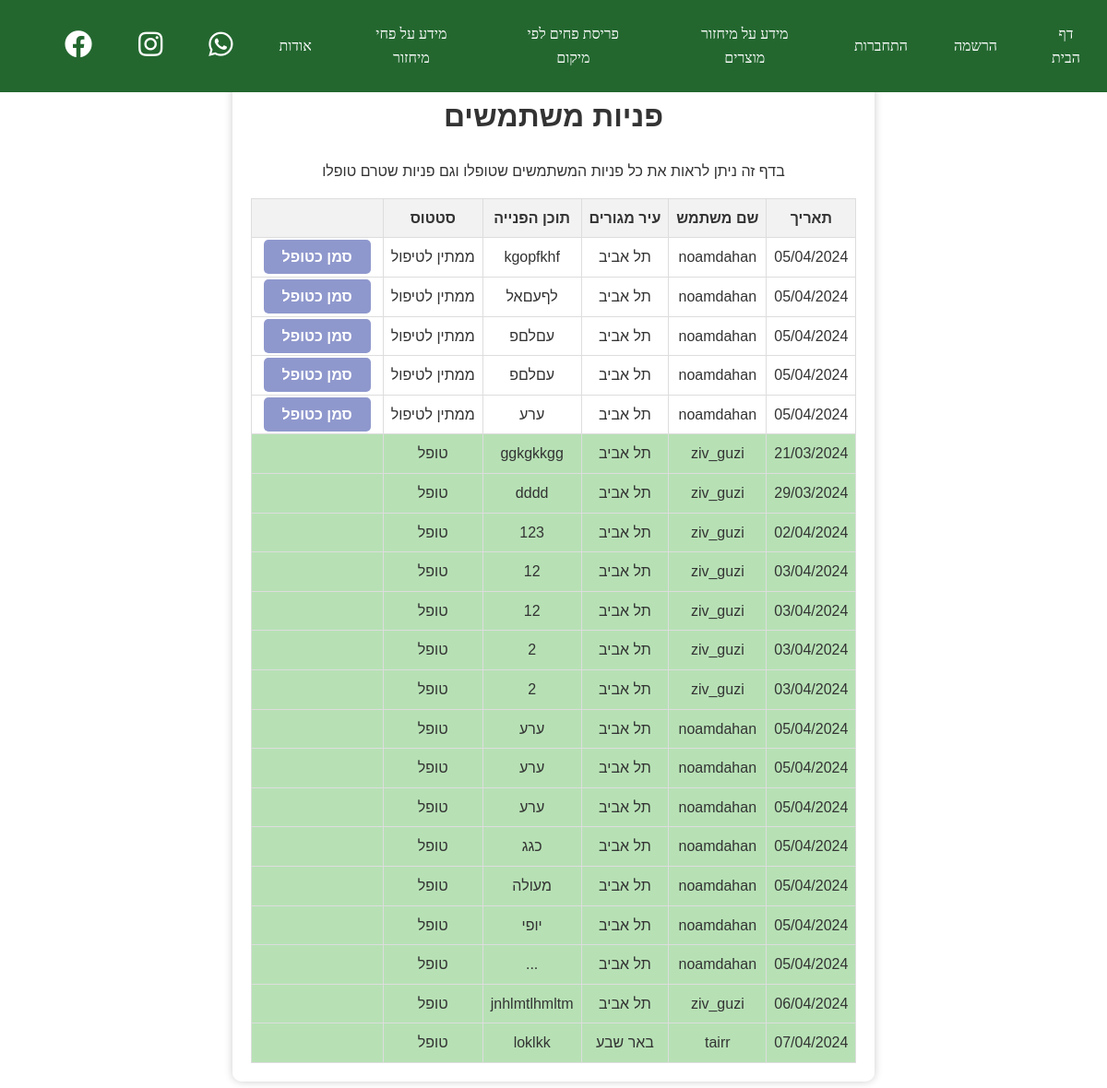
Page /website/display_contacts/ on the earlier database version.
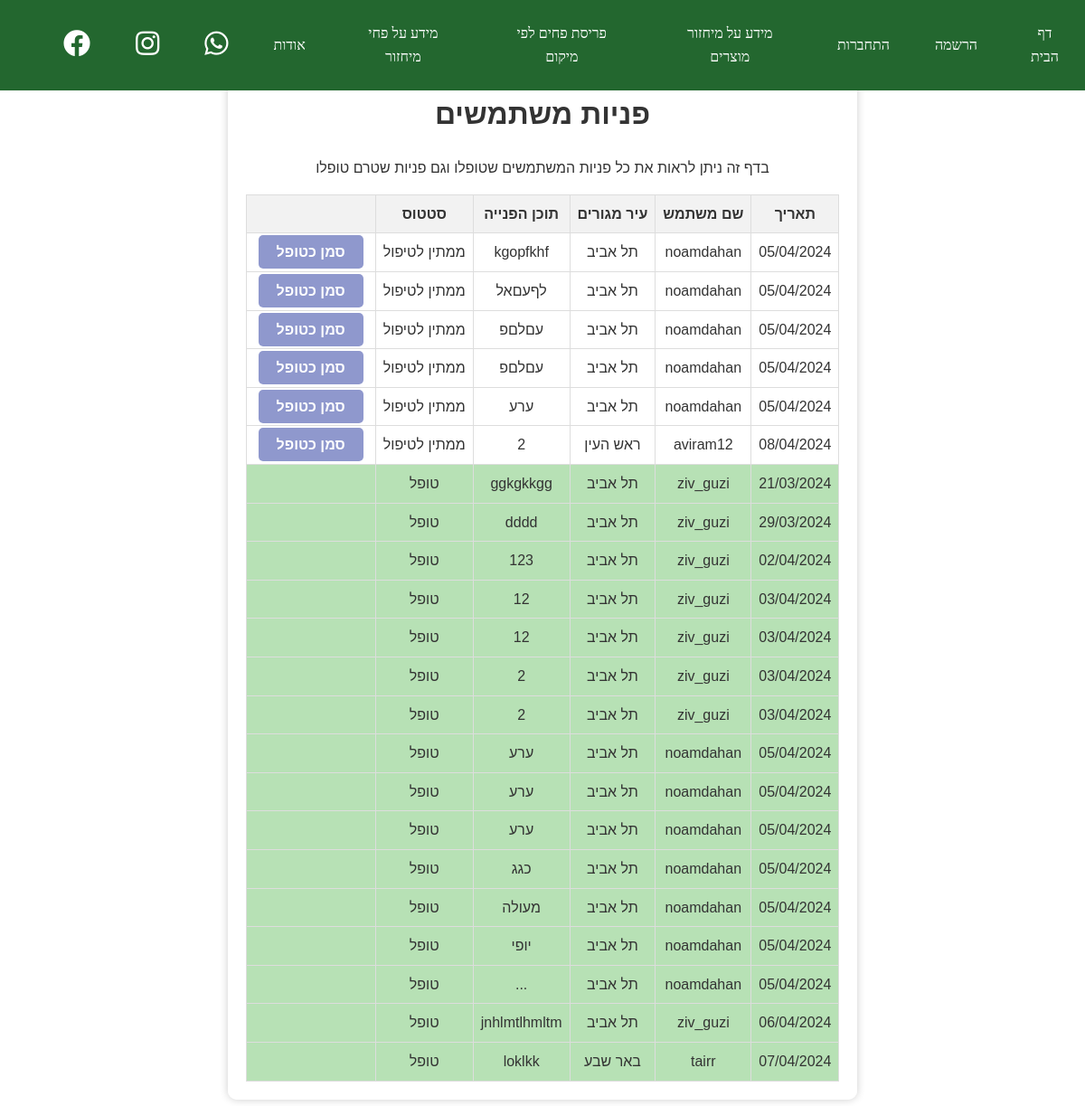
Same page on the later database version.
### website/models.py (models this page shows)
class usersContacts(models.Model):
	creationDT = models.DateTimeField(auto_now_add=True)
	user = models.ForeignKey(User, on_delete=models.CASCADE)
	content = models.TextField()
	status = models.BooleanField(default=False)

class User(AbstractUser):
	first_name = models.CharField(max_length=50)
	last_name = models.CharField(max_length=50)
	email = models.EmailField(max_length=100, unique=True)
	USER_TYPE_CHOICES = (
		(0, 'Private'),
		(1, 'Corporation')
	)
	user_type = models.SmallIntegerField(default=0, choices=USER_TYPE_CHOICES)
	location = models.CharField(max_length=50)
	comp_num = models.PositiveIntegerField(blank=True, null=True)
	points = models.PositiveIntegerField(default=0)
	class Meta:
		app_label = 'website'
		verbose_name = 'User'
		verbose_name_plural = 'Users'

### website/views.py (the view)
# urls.py: path('display_contacts/', views.display_contacts, name='display_contacts'),
def display_contacts(request):
    if request.user.is_authenticated:
        loginuser = request.user
        checkadmin = loginuser.is_superuser
        usertype = loginuser.user_type
        if checkadmin:
            usertype = "a"
    else:
        usertype = "Anonymous"
    contacts = usersContacts.objects.order_by('status', 'creationDT')
    return render(request, 'display_contacts.html', {'contacts': contacts, 'userType': usertype})

### website/templates/display_contacts.html (shortened to what this page needs)
{% extends "master.html" %}
{% block content %}
<div class="container transparent-box">
    <div class="new1">
        <br>
        <br>
        <h1>פניות משתמשים</h1>
        <p>בדף זה ניתן לראות את כל פניות המשתמשים שטופלו וגם פניות שטרם טופלו</p>
    </div>
    <table>
        <tr>
            <th>תאריך</th>
            <th>שם משתמש</th>
            <th>עיר מגורים</th>
            <th>תוכן הפנייה</th>
            <th>סטטוס</th>
            <th></th>
        </tr>
        {% for c in contacts %}
            <tr {% if c.status %} class="approved-row" {% endif %}>
                <td>{{ c.creationDT | date:"d/m/Y" }}</td>
                <td>{{ c.user }}</td>
                <td>{{ c.user.location }}</td>
                <td>{{ c.content }}</td>
                {% if not c.status %}
                    <td>ממתין לטיפול</td>
                    <td><a href="{% url 'changestatus' c.id %}" class="approve-btn">סמן כטופל</a></td>
                {% else %}
                    <td>טופל</td>
                    <td></td>
                {% endif %}
            </tr>
        {% endfor %}
    </table>
</div>
{% endblock %}

Differences in the rows shown:
added usersContacts: creationDT "08/04/2024", user "aviram12", user.location "ראש העין", content "2", status "ממתין לטיפול"
